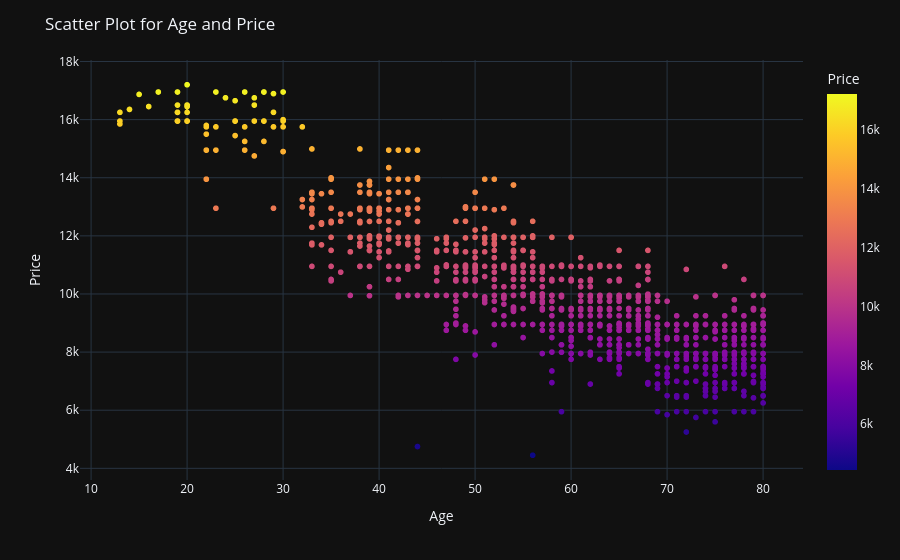

This figure's notebook cell:
### Code cell
fig = px.scatter(df,x='Age',y='Price',template='plotly_dark',color='Price') #Finding the correlation between price and age using scatter plot
fig.update_layout(title='Scatter Plot for Age and Price')
fig.show()

### Figure 1 — Plotly figure (JSON) as saved in the notebook; plotly's stock layout.template omitted (floating-point values rounded to 4 significant figures; data arrays with more than 128 entries replaced by an {"elided": "..."} marker saying what was removed)
{"data": [{"hovertemplate": "Age=%{x}<br>Price=%{marker.color}<extra></extra>", "legendgroup": "", "marker": {"color": {"elided": "1098 int values"}, "coloraxis": "coloraxis", "symbol": "circle"}, "mode": "markers", "name": "", "showlegend": false, "type": "scattergl", "x": {"elided": "1098 int values"}, "xaxis": "x", "y": {"elided": "1098 int values"}, "yaxis": "y"}], "layout": {"autosize": true, "coloraxis": {"colorbar": {"title": {"text": "Price"}}, "colorscale": [[0, "#0d0887"], [0.1111, "#46039f"], [0.2222, "#7201a8"], [0.3333, "#9c179e"], [0.4444, "#bd3786"], [0.5556, "#d8576b"], [0.6667, "#ed7953"], [0.7778, "#fb9f3a"], [0.8889, "#fdca26"], [1, "#f0f921"]]}, "legend": {"tracegroupgap": 0}, "margin": {"t": 60}, "title": {"text": "Scatter Plot for Age and Price"}, "xaxis": {"anchor": "y", "autorange": true, "domain": [0, 1], "range": [8.676, 84.32], "title": {"text": "Age"}, "type": "linear"}, "yaxis": {"anchor": "x", "autorange": true, "domain": [0, 1], "range": [3463.0, 18190.0], "title": {"text": "Price"}, "type": "linear"}}}
